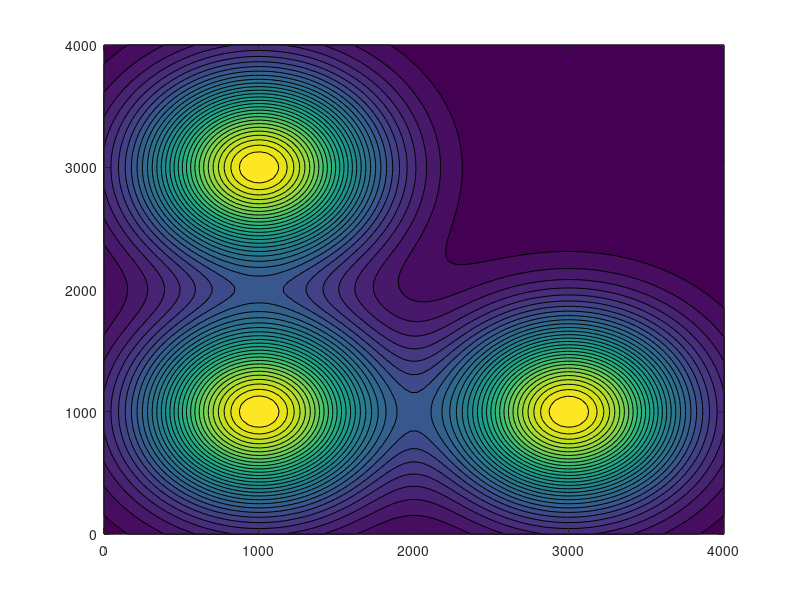

The MATLAB script that drew this image: (Note: this script raises an error after producing the figure.)
% Define grid size
x = linspace(0, 4000, 100);  % X-axis (0 to 4000 meters)
y = linspace(0, 4000, 100);  % Y-axis (0 to 4000 meters)
[X, Y] = meshgrid(x, y);

% Simulated Data: Example with three signal sources
signal_strength = -110 + 60 * (exp(-((X-1000).^2 + (Y-3000).^2)/5e5) + ...
                               exp(-((X-3000).^2 + (Y-1000).^2)/5e5) + ...
                               exp(-((X-1000).^2 + (Y-1000).^2)/5e5));

% Create heatmap
figure;
contourf(X, Y, signal_strength, 30, 'LineColor', 'k'); % Filled contour plot
colormap(parula); % Set colormap
colorbar; % Add colorbar
caxis([-110 -50]); % Color range matching dBm scale

% Add labels
xlabel('Distance (m)');
ylabel('Distance (m)');
title('Heatmap with Contours');

% Improve visualization
set(gca, 'FontSize', 12);
axis equal; % Ensure aspect ratio
